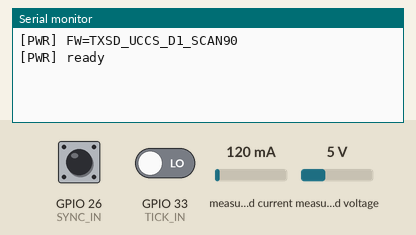
This sketch was run on a simulated ESP32. Shown: the last lines printed to the serial monitor. The inputs (shaded band) are chosen by the test bench; at power-on: GPIO 26 (SYNC_IN) LOW, GPIO 33 (TICK_IN) LOW, measured current 120 mA, measured voltage 5 V. Storage starts empty.

Above: at 1.2 s.
1.3 s: GPIO 26 (SYNC_IN) driven HIGH
At 2.9 s:
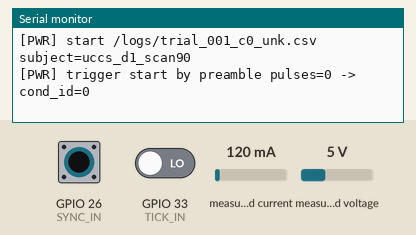
3.6 s: GPIO 26 (SYNC_IN) driven LOW
At 4.1 s:
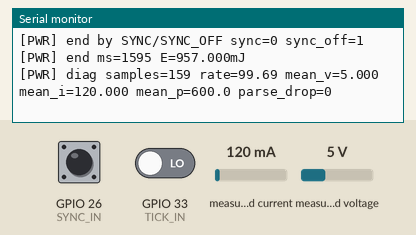
5.2 s: GPIO 26 (SYNC_IN) pulsed HIGH 2 times (0.12 s each, 0.3 s apart)
At 6.0 s:
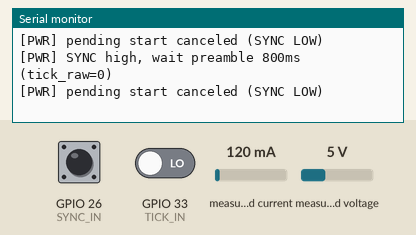

The sketch:

TXSD_UCCS_D1_SCAN90.ino
```cpp
// TXSD_UCCS_D1_SCAN90.ino (uccs_d1_scan90)
// INA219 logger for Step D1. Start/stop via SYNC (TX GPIO25 -> TXSD GPIO26).
// TX sends preamble pulses on TICK (TX GPIO27 -> TXSD GPIO33) to encode cond_id.
//
// cond_id:
//   1: fixed100
//   2: fixed500
//   3: policy (100↔500)

#include <Arduino.h>
#include <Wire.h>
#include <SPI.h>
#include <SD.h>
#include <Adafruit_INA219.h>

// Pins
static const int SD_CS   = 5;
static const int SD_SCK  = 18;
static const int SD_MISO = 19;
static const int SD_MOSI = 23;
static const int SYNC_IN = 26;
static const int SYNC_OFF_IN = -1; // unused
static const int TICK_IN = 33;
static const int I2C_SDA = 21;
static const int I2C_SCL = 22;

// Settings
static const uint32_t SAMPLE_US    = 10000;   // 10ms = 100Hz
static const uint32_t FALLBACK_MS  = 900000;  // safety fallback (~15 min)
static const uint32_t MIN_TRIAL_MS = 1000;    // ignore trials shorter than 1s
static const uint32_t TICK_PER_TRIAL = 0;     // 0=disabled (use SYNC to end)
static const char SUBJECT_ID[] = "uccs_d1_scan90";

// Preamble window (count TICK pulses after SYNC rising edge)
static const uint32_t PREAMBLE_WINDOW_MS = 800;
static const uint8_t PREAMBLE_MAX_ID = 8;

HardwareSerial Debug(0);
Adafruit_INA219 ina;
File f;

volatile uint32_t tickCountRaw=0; // cumulative
uint32_t tickStart=0;
uint32_t tickCount=0;
bool logging=false;
bool pendingStart=false;
uint32_t t0_ms=0, nextSampleUs=0;
uint32_t badLines=0;
uint32_t syncLowSince=0;
uint32_t pendingSinceMs=0;
uint32_t tickAtSync=0;
uint8_t condId=0;

// Stats
double sumP=0.0; double sumV=0.0; double sumI=0.0; uint32_t sampN=0;
bool hasSample=false;

static bool condInfo(uint8_t id, uint16_t* interval_ms, const char** tag){
  switch(id){
    case 1: *interval_ms = 100; *tag = "fixed100"; return true;
    case 2: *interval_ms = 500; *tag = "fixed500"; return true;
    case 3: *interval_ms = 0;   *tag = "policy";   return true;
    default: break;
  }
  *interval_ms = 0;
  *tag = "unk";
  return false;
}

static inline String nextPath(uint8_t id){
  SD.mkdir("/logs");
  char p[80];
  uint16_t interval_ms=0;
  const char* tag="unk";
  (void)condInfo(id, &interval_ms, &tag);
  for (uint32_t trial_idx=1;;++trial_idx){
    snprintf(p,sizeof(p),"/logs/trial_%03lu_c%u_%s.csv",
             (unsigned long)trial_idx, (unsigned)id, tag);
    if(!SD.exists(p)) return String(p);
  }
}

void IRAM_ATTR onTickRaw(){ tickCountRaw++; }

static void startTrial(uint8_t id){
  condId = id;
  String path = nextPath(id);
  f = SD.open(path, FILE_WRITE);
  if (!f){ Debug.println("[SD] open FAIL"); return; }
  f.println("ms,mV,uA,p_mW");

  uint16_t interval_ms=0;
  const char* tag="unk";
  (void)condInfo(condId, &interval_ms, &tag);
  f.printf("# meta, firmware=TXSD_UCCS_D1_SCAN90, cond_id=%u, interval_ms=%u, tag=%s, subject=%s\r\n",
           (unsigned)condId, (unsigned)interval_ms, tag, SUBJECT_ID);
  if (condId == 3){
    f.printf("# meta, policy=actions{100,500} u_mid=0.20 u_high=0.35 c_mid=0.20 c_high=0.35 hyst=0.02\r\n");
  }
  f.flush();

  logging = true;
  t0_ms = millis();
  nextSampleUs = micros() + SAMPLE_US;
  badLines = 0;
  tickCount = 0;
  tickStart = tickCountRaw; // exclude preamble pulses
  sumP=sumV=sumI=0.0;
  sampN=0;
  hasSample=false;
  Debug.printf("[PWR] start %s subject=%s\n", path.c_str(), SUBJECT_ID);
}

static void endTrial(){
  if (!logging) return;
  logging = false;
  uint32_t ms_total = millis() - t0_ms;

  if (ms_total < MIN_TRIAL_MS){
    Debug.printf("[PWR] ignore short trial ms_total=%lu\n", (unsigned long)ms_total);
    if (f){ f.flush(); f.close(); }
    return;
  }

  double meanP = (sampN>0)? (sumP/sampN) : 0.0;
  double meanV = (sampN>0)? (sumV/sampN) : 0.0;
  double meanI = (sampN>0)? (sumI/sampN) : 0.0;
  double E_mJ  = meanP * (ms_total/1000.0);

  f.printf("# summary, ms_total=%lu, E_total_mJ=%.3f, subject=%s\r\n",
           (unsigned long)ms_total, E_mJ, SUBJECT_ID);
  f.printf("# diag, samples=%lu, rate_hz=%.2f, mean_v=%.3f, mean_i=%.3f, mean_p_mW=%.1f, parse_drop=%lu\r\n",
           (unsigned long)sampN,
           (ms_total>0? (double)sampN/(ms_total/1000.0):0.0),
           meanV, meanI, meanP, (unsigned long)badLines);
  f.flush(); f.close();

  Debug.printf("[PWR] end ms=%lu E=%.3fmJ\n", (unsigned long)ms_total, E_mJ);
  Debug.printf("[PWR] diag samples=%lu rate=%.2f mean_v=%.3f mean_i=%.3f mean_p=%.1f parse_drop=%lu\n",
               (unsigned long)sampN,
               (ms_total>0? (double)sampN/(ms_total/1000.0):0.0),
               meanV, meanI, meanP, (unsigned long)badLines);
}

void setup(){
  Debug.begin(115200);
  Debug.println("[PWR] FW=TXSD_UCCS_D1_SCAN90");
  SPI.begin(SD_SCK, SD_MISO, SD_MOSI, SD_CS);
  if (!SD.begin(SD_CS)){ Debug.println("[SD] init FAIL"); while(1) delay(1000); }

  pinMode(SYNC_IN, INPUT_PULLDOWN);
  if (SYNC_OFF_IN >= 0) pinMode(SYNC_OFF_IN, INPUT_PULLDOWN);
  pinMode(TICK_IN, INPUT_PULLDOWN);
  attachInterrupt(digitalPinToInterrupt(TICK_IN), onTickRaw, RISING);

  Wire.begin(I2C_SDA, I2C_SCL);
  Wire.setClock(400000);
  ina.begin();
  ina.setCalibration_16V_400mA();

  Debug.println("[PWR] ready");
}

void loop(){
  uint32_t nowMs = millis();

  int syncIn = digitalRead(SYNC_IN);
  int syncOff = (SYNC_OFF_IN >= 0) ? digitalRead(SYNC_OFF_IN) : HIGH;

  // start: SYNC rising -> preamble window
  if (!logging && !pendingStart && syncIn == HIGH){
    pendingStart = true;
    pendingSinceMs = nowMs;
    tickAtSync = tickCountRaw;
    syncLowSince = 0;
    Debug.printf("[PWR] SYNC high, wait preamble %lums (tick_raw=%lu)\n",
                 (unsigned long)PREAMBLE_WINDOW_MS, (unsigned long)tickCountRaw);
  }

  if (pendingStart){
    if (syncIn == LOW){
      pendingStart = false;
      Debug.println("[PWR] pending start canceled (SYNC LOW)");
    } else if ((nowMs - pendingSinceMs) >= PREAMBLE_WINDOW_MS){
      uint32_t pulses = tickCountRaw - tickAtSync;
      uint8_t id = (pulses >= 1 && pulses <= PREAMBLE_MAX_ID) ? (uint8_t)pulses : 0;
      startTrial(id);
      pendingStart = false;
      syncLowSince = 0;
      Debug.printf("[PWR] trigger start by preamble pulses=%lu -> cond_id=%u\n", (unsigned long)pulses, (unsigned)id);
      nowMs = millis();
    }
  }

  if (logging){
    bool syncLow = (syncIn == LOW) || (syncOff == LOW);
    if (syncLow){
      if (syncLowSince == 0) syncLowSince = nowMs;
      if ((nowMs - syncLowSince) >= 100){
        Debug.printf("[PWR] end by SYNC/SYNC_OFF sync=%d sync_off=%d\n", syncIn, syncOff);
        endTrial();
        syncLowSince = 0;
      }
    } else {
      syncLowSince = 0;
      tickCount = tickCountRaw - tickStart;
      if (TICK_PER_TRIAL > 0 && tickCount >= TICK_PER_TRIAL){
        Debug.printf("[PWR] force end by TICK (count=%lu)\n", (unsigned long)tickCount);
        endTrial();
      }
      if ((nowMs - t0_ms) >= FALLBACK_MS){
        Debug.printf("[PWR] force end by timeout (ms=%lu)\n", (unsigned long)(nowMs - t0_ms));
        endTrial();
      }
    }

    uint32_t nowUs = micros();
    while ((int32_t)(nowUs - nextSampleUs) >= 0){
      nextSampleUs += SAMPLE_US;
      float v = ina.getBusVoltage_V();
      float i = ina.getCurrent_mA();
      int32_t mv = (int32_t)lroundf(v*1000.0f);
      int32_t uA = (int32_t)lroundf(i*1000.0f);
      double p_mW = v*i;
      uint32_t relMs = millis() - t0_ms;

      hasSample = true;
      sumP += p_mW;
      sumV += v;
      sumI += i;
      sampN++;

      char buf[64];
      int n = snprintf(buf, sizeof(buf), "%lu,%ld,%ld,%.1f\r\n", (unsigned long)relMs, (long)mv, (long)uA, p_mW);
      if (n > 0) f.write((uint8_t*)buf, n); else badLines++;
      nowUs = micros();
    }
  }

  vTaskDelay(1);
}
```

Measured:
- after the input at 1.3 s, the serial monitor: prints a new line at once (image 1)
- after the input at 3.6 s, the serial monitor: prints a new line after 0.10 s (image 2)
- after the input at 5.2 s, the serial monitor: prints a new line at once (image 3)
